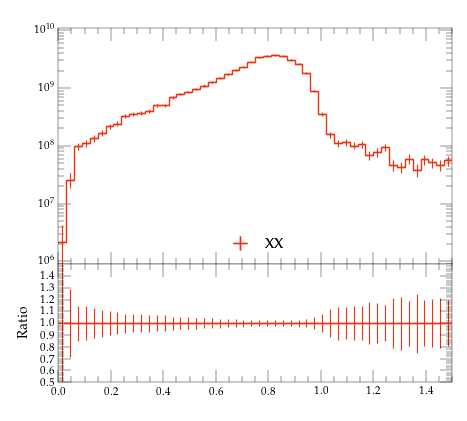

This chart was generated by the following Python code:
#! /usr/bin/env python

# This Python script was auto-generated using YODA v2.0.2.
# Analysis object: /MC_HFJETS_NOTNORM/efracB
# Timestamp: 29-07-2026 (15:49:37)

import matplotlib as mpl
import matplotlib.pyplot as plt
mpl.use('Agg') # comment out for interactive use
import os
import numpy as np

plotDir = os.path.split(os.path.realpath(__file__))[0]
if 'YODA_USER_PLOT_PATH' in globals():
    plot_outdir = globals()['YODA_USER_PLOT_PATH']
else:
    plot_outdir = plotDir

#plot style
plt.style.use(os.path.join(plotDir, '../default.mplstyle'))
# plot metadata
figW, figH = plt.rcParams['figure.figsize']
ax_xLabel = r''
ax_yLabel = r''
ax_title  = r''
ax_xScale = 'linear'
ax_yScale = 'log'
xLims = (0.0, 1.5)
yLims = (900000.0, 11000000000.0)

# TeX-friendly labels for the legend
labels = {
    'legend' : ([ r"XX" ], r""),
}

# Adjust canvas width and height
canvasW = 10.0
canvasH = 9.0
figW *= canvasW/10.
figH *= canvasH/9.

# Create figure and axis objects
fig, (ax, ratio0_ax) = plt.subplots(2, 1, sharex=True,
                  figsize=(figW,figH), gridspec_kw={'height_ratios': (6.0, 3.0)})

# Set figure margins
plt.subplots_adjust(
    left   = 1.0 * plt.rcParams['figure.subplot.left'],
    right  = 1.0 * plt.rcParams['figure.subplot.right'],
    top    = 1.0 * plt.rcParams['figure.subplot.top'],
    bottom = 1.0 * plt.rcParams['figure.subplot.bottom'])

ratio0_ax.yaxis.set_major_locator(mpl.ticker.MultipleLocator(0.1))
ratio0_ax.set_ylim(0.5, 1.4999)
ratio0_ax.set_ylabel('Ratio')

# the numerical data is stored in a separate file
dataf = dict()
prefix = os.path.split(__file__)[0]
if prefix:    prefix = prefix + '/'
exec(open(prefix+'efracB__data.py').read(), dataf)


legend_handles = dict() # keep track of handles for the legend

# style options for curves
# starts at zorder>=5 to draw curve on top of legend
styles = {
  'YYY': {
    'color' : '#EE3311',
    'linestyle' : '-',
    'linewidth' : 1,
    'marker' : 'none',
    'markersize' : 2,
    'capsize' : 0.0,
    'zorder' : 5,
    'histstyle' : 1,
    'drawstyle' : 'steps-pre',
    'xerrorbars' : 1,
    'yerrorbars' : 1,
    'fillcolor' : None,
    'fillopacity' : 1.0,
    'ratio0_linestyle' : '-',
    'ratio0_linewidth' : 1,
    'ratio0_marker' : 'none',
    'ratio0_markersize' : 2,
    'ratio0_capsize' : 0.0,
    'ratio0_zorder' : 5,
    'ratio0_histstyle' : 1,
    'ratio0_drawstyle' : 'steps-pre',
    'ratio0_xerrorbars' : 1,
    'ratio0_yerrorbars' : 1,
  },
}

# curve from input yoda files in main panel
for label, yvals in dataf['yvals'].items():
    if all(np.isnan(v) for v in dataf['yvals'][label]):
        continue
    tmp = None
    if styles[label]['histstyle']: # draw as histogram
        xpos = dataf['xedges'][label] if styles[label]['drawstyle'] else dataf['xpoints'][label]
        ypos = np.insert(yvals, 0, yvals[0]) if styles[label]['drawstyle'] else yvals
        if styles[label]['fillcolor']: # fill area below curve
            ax.fill_between(xpos, ypos, step='pre',
                            color=styles[label]['fillcolor'],
                            alpha=styles[label]['fillopacity'])
        tmp, = ax.plot(xpos, ypos,
                       color=styles[label]['color'],
                       linestyle=styles[label]['linestyle'],
                       linewidth=styles[label]['linewidth'],
                       drawstyle=styles[label]['drawstyle'], solid_joinstyle='miter',
                       zorder=styles[label]['zorder'], label=label)
    tmp = ax.errorbar(dataf['xpoints'][label], yvals,
                      xerr=np.array(dataf['xerrs'][label])*styles[label]['xerrorbars'],
                      yerr=np.array(dataf['yerrs'][label])*styles[label]['yerrorbars'],
                      fmt=styles[label]['marker'], capsize=styles[label]['capsize'],
                      markersize=styles[label]['markersize'],
                      ecolor=styles[label]['color'],
                      color=styles[label]['color'], zorder=styles[label]['zorder'])
    tmp[-1][0].set_linestyle(styles[label]['linestyle'])
    tmp[-1][0].set_linewidth(styles[label]['linewidth'])
    if label in dataf['add_legend_handle']:  legend_handles[label] = tmp
    for varLabel in dataf['variation_yvals'].keys():
        if varLabel.startswith(label):
            tmp, = ax.plot(dataf['xedges'][label], dataf['variation_yvals'][varLabel],
                           color=styles[label]['color'],
                           linestyle=styles[label]['linestyle'],
                           linewidth=styles[label]['linewidth'],
                           drawstyle='steps-pre', solid_joinstyle='miter',
                           zorder=styles[label]['zorder'], alpha=0.5)


# plots on ratio panel
# curve from input yoda files in ratio panel
for label, yvals in dataf['ratio0_yvals'].items():
    if all(np.isnan(v) for v in yvals):
        continue
    if styles[label]['ratio0_histstyle']: # plot as histogram
        xpos = dataf['xedges']['YYY'] if styles[label]['ratio0_drawstyle'] else dataf['xpoints']['YYY']
        ypos = np.insert(yvals, 0, yvals[0]) if styles[label]['ratio0_drawstyle'] else yvals
        ratio0_ax.plot(xpos, ypos,
                       color=styles[label]['color'],
                       linewidth=styles[label]['linewidth'],
                       linestyle=styles[label]['ratio0_linestyle'],
                       drawstyle=styles[label]['ratio0_drawstyle'], zorder=styles[label]['zorder'],
                       solid_joinstyle='miter')
    tmp = ratio0_ax.errorbar(dataf['xpoints']['YYY'], yvals,
                             xerr=np.array(dataf['ref_xerrs'])*styles[label]['ratio0_xerrorbars'],
                             yerr=np.array(dataf['ratio0_yerrs'][label])*styles[label]['ratio0_yerrorbars'],
                             fmt=styles[label]['ratio0_marker'], capsize=styles[label]['ratio0_capsize'],
                             markersize=styles[label]['ratio0_markersize'],
                             ecolor=styles[label]['color'],
                             color=styles[label]['color'])
    tmp[-1][0].set_linestyle(styles[label]['ratio0_linestyle'])
    tmp[-1][0].set_linewidth(styles[label]['ratio0_linewidth'])

    for varlabel in dataf['ratio0_variation_vals'].keys():
        if varlabel.startswith(label):
            ratio0_ax.plot(dataf['xedges']['YYY'],
                            dataf['ratio0_variation_vals'][varlabel],
                            color=styles[label]['color'],
                            linestyle=styles[label]['linestyle'],
                            linewidth=styles[label]['linewidth'],
                            drawstyle='steps-pre', solid_joinstyle='miter',
                            zorder=1, alpha=0.5)

legend_items = list(legend_handles.values())
ax.add_artist(ax.legend(legend_items,
                        labels['legend'][0],
                        title=labels['legend'][1],
                        alignment='left',
                        loc='lower center',
                        bbox_to_anchor=(0.5, 0.0)))

# set plot metadata as defined above
ratio0_ax.set_xlabel(ax_xLabel)
ratio0_ax.xaxis.set_label_coords(1., -0.15)
ax.set_ylabel(ax_yLabel, ha='right', va='top')
ax.yaxis.set_label_coords(-0.11, 1.0)
ax.set_title(ax_title, loc='left')
ax.set_xscale(ax_xScale)
ax.set_yscale(ax_yScale)
ax.set_xlim(xLims)
ax.set_ylim(yLims)

# tick formatting
plt.rcParams['xtick.top'] = True
plt.rcParams['ytick.right'] = True
ax.yaxis.set_major_locator(mpl.ticker.LogLocator(base=10.0, numticks=np.inf))
ax.yaxis.set_minor_locator(mpl.ticker.LogLocator(
                           base=10.0, subs=np.arange(0.1, 1, 0.1), numticks=np.inf))
fig.align_ylabels((ax, ratio0_ax))
plt.savefig(os.path.join(plot_outdir, 'efracB.pdf'), format='PDF')
plt.savefig(os.path.join(plot_outdir, 'efracB.png'), format='PNG')

plt.close(fig)
